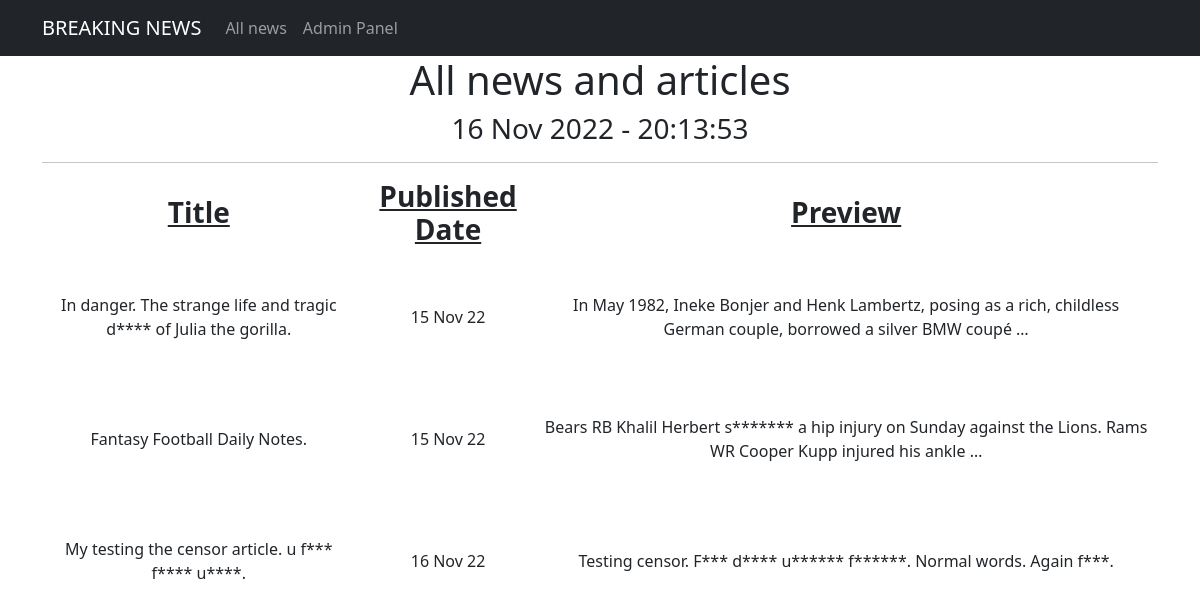
Page /news/ on the committed database.
### newsportal/models.py (models this page shows, shortened)
class Post(models.Model):
    author = models.ForeignKey(Author, on_delete=models.CASCADE)
    type = models.CharField(max_length=2, choices=TYPES, default=news)
    published_date = models.DateTimeField(auto_now_add=True)
    post_title = models.CharField(max_length=100)
    post_text = models.TextField()
    category = models.ManyToManyField(Category, through="PostCategory")
    post_rating = models.IntegerField(default=0)

### newsportal/views.py (the view)
# urls.py: path('', PostsList.as_view()),
class PostsList(ListView):
    model = Post
    ordering = 'published_date'
    template_name = 'posts.html'
    context_object_name = 'posts'

### newsportal/templatetags/custom_filters.py (called while the page is built)
@register.filter()
def censor(text):
    wordstocensor = ['fool', 'death', 'suffer']
    text = re.split('(\W+)', text)
    for i, j in enumerate(text):
        for k in wordstocensor:
            if k in j.lower():
                text[i] = text[i][0] + '*'*(len(text[i]) - 1)
    return ''.join(text)

### newsportal/templatetags/custom_tags.py (called while the page is built)
@register.simple_tag()
def current_time(format_string='%d %b %Y - %H:%M:%S'):
    return datetime.now().astimezone().strftime(format_string)

### templates/posts.html (shortened to what this page needs)
<!DOCTYPE html>
{% extends 'flatpages/default.html' %}
{% load custom_filters %}
{% load custom_tags %}
{% block content %}
<h1>All news and articles</h1>
<h3>{% current_time '%d %b %Y - %H:%M:%S' %}</h3>
<hr>
   {% if posts %}
       <table>
           <tr>
               <td><h3><span style="text-decoration: underline;"><strong>Title</strong></span></h3></td>
               <td><h3><span style="text-decoration: underline;"><strong>Published Date</strong></span></h3></td>
               <td><h3><span style="text-decoration: underline;"><strong>Preview</strong></span></h3></td>
           </tr>
           {% for post in posts %}
           <tr>
               <td>{{ post.post_title|censor }}</td>
               <td>{{ post.published_date|date:'d M y' }}</td>
               <td>{{ post.post_text|truncatewords:20|censor }}</td>
               <td><p>&nbsp;</p><p>&nbsp;</p><p>&nbsp;</p></td>
           </tr>
           {% endfor %}
       </table>
   {% else %}
       <h2>Nothing here</h2>
   {% endif %}
{% endblock content %}

### templates/flatpages/default.html (shortened to what this page needs)
<!DOCTYPE html>
<html lang="en">
    <head>
        {% load static %}
        <link href="{% static 'css/styles.css' %}" rel="stylesheet" />
    </head>
    <body>
        <nav class="navbar navbar-expand-lg navbar-dark bg-dark static-top">
            <div class="container">
                <a class="navbar-brand" href="#">BREAKING NEWS</a>
                <div class="collapse navbar-collapse" id="navbarResponsive">
                    <ul class="navbar-nav ml-auto">
                        <li class="nav-item active">
                            <a class="nav-link" href="/news/">All news</a>
                        </li>
                        <li class="nav-item">
                            <a class="nav-link" href="/admin/">Admin Panel</a>
                        </li>
                    </ul>
                </div>
            </div>
        </nav>
        <div class="container">
            <div class="row">
                <div class="col-lg-12 text-center">
                    {% block content %}{% endblock content %}
                </div>
            </div>
        </div>
    </body>
</html>

### rows in the picture
Post: post_title|censor "In danger. The strange life and tragic d**** of Julia the gorilla.", published_date "15 Nov 22", post_text|censor "In May 1982, Ineke Bonjer and Henk Lambertz, posing as a rich, childless German couple, borrowed a silver BMW coupé …"
Post: post_title|censor "Fantasy Football Daily Notes.", published_date "15 Nov 22", post_text|censor "Bears RB Khalil Herbert s******* a hip injury on Sunday against the Lions. Rams WR Cooper Kupp injured his ankle …"
Post: post_title|censor "My testing the censor article. u f*** f**** u****.", published_date "16 Nov 22", post_text|censor "Testing censor. F*** d**** u****** f******. Normal words. Again f***."
